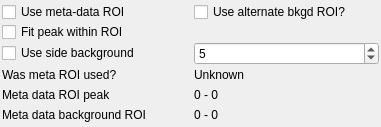
          <widget class="QWidget" name="page_3">
           <property name="geometry">
            <rect>
             <x>0</x>
             <y>0</y>
             <width>381</width>
             <height>127</height>
            </rect>
           </property>
           <attribute name="label">
            <string>Peak Finder</string>
           </attribute>
           <layout class="QGridLayout" name="gridLayout_17">
            <property name="verticalSpacing">
             <number>0</number>
            </property>
            <property name="margin" stdset="0">
             <number>2</number>
            </property>
            <item row="10" column="0">
             <widget class="QLabel" name="label_26">
              <property name="text">
               <string>Meta data background ROI</string>
              </property>
             </widget>
            </item>
            <item row="2" column="0" colspan="2">
             <widget class="QCheckBox" name="fit_within_roi_checkbox">
              <property name="toolTip">
               <string>Once the reflected peak ROI is selected, you can try to fine tune this ROI by fitting for a peak within that region and updating the ROI according to the location found. Check the following box if you want to find a peak within the ROI and redefine the ROI afterwards.</string>
              </property>
              <property name="statusTip">
               <string/>
              </property>
              <property name="text">
               <string>Fit peak within ROI</string>
              </property>
              <property name="checked">
               <bool>false</bool>
              </property>
             </widget>
            </item>
            <item row="5" column="1">
             <widget class="QLabel" name="roi_used_label">
              <property name="toolTip">
               <string>Indicate whether the peak ROI was actually used when loading the data.</string>
              </property>
              <property name="text">
               <string>Unknown</string>
              </property>
             </widget>
            </item>
            <item row="6" column="0">
             <widget class="QLabel" name="label_25">
              <property name="text">
               <string>Meta data ROI peak</string>
              </property>
             </widget>
            </item>
            <item row="6" column="1">
             <widget class="QLabel" name="roi_peak_label">
              <property name="toolTip">
               <string>ROI a in the meta-data</string>
              </property>
              <property name="text">
               <string>0 - 0</string>
              </property>
             </widget>
            </item>
            <item row="10" column="1">
             <widget class="QLabel" name="roi_bck_label">
              <property name="toolTip">
               <string>ROI a in the meta-data</string>
              </property>
              <property name="text">
               <string>0 - 0</string>
              </property>
             </widget>
            </item>
            <item row="5" column="0">
             <widget class="QLabel" name="label_7">
              <property name="text">
               <string>Was meta ROI used?</string>
              </property>
             </widget>
            </item>
            <item row="3" column="0">
             <widget class="QCheckBox" name="use_side_bck_checkbox">
              <property name="toolTip">
               <string>As an alternative to using the 2nd ROI, you can use a region around the reflected peak to estimate the background. Check the following box if you want to use the region on each side of the peak to estimate your background.</string>
              </property>
              <property name="text">
               <string>Use side background</string>
              </property>
             </widget>
            </item>
            <item row="0" column="0">
             <widget class="QCheckBox" name="use_roi_checkbox">
              <property name="toolTip">
               <string>The ROI in the data file is used to determine the reflectivity peak position. If this ROI is invalid, the system will try to find an appropriate region to use.</string>
              </property>
              <property name="text">
               <string>Use meta-data ROI</string>
              </property>
              <property name="checked">
               <bool>false</bool>
              </property>
             </widget>
            </item>
            <item row="3" column="1">
             <widget class="QSpinBox" name="side_bck_width">
              <property name="value">
               <number>5</number>
              </property>
             </widget>
            </item>
            <item row="0" column="1">
             <widget class="QCheckBox" name="use_bck_roi_checkbox">
              <property name="toolTip">
               <string>A second ROI is available in the data file and can be used to define the background. Check the following box if you want to use the 2nd ROI for your background, otherwise a default region will be used.</string>
              </property>
              <property name="text">
               <string>Use alternate bkgd ROI?</string>
              </property>
              <property name="checked">
               <bool>false</bool>
              </property>
             </widget>
            </item>
           </layout>
          </widget>
